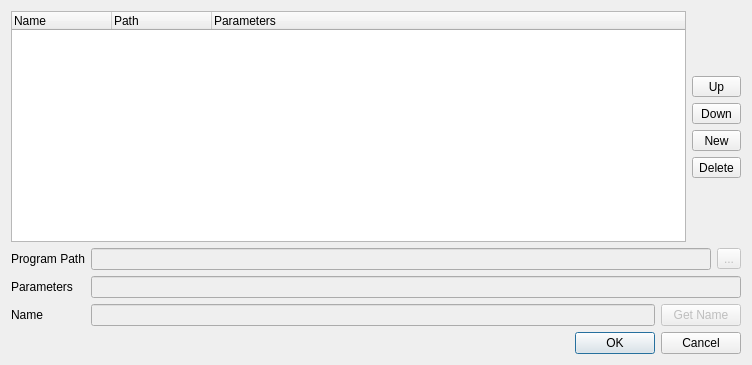
<?xml version="1.0" encoding="UTF-8"?>
<ui version="4.0">
 <class>EngineListDialog</class>
 <widget class="QDialog" name="EngineListDialog">
  <property name="geometry">
   <rect>
    <x>0</x>
    <y>0</y>
    <width>752</width>
    <height>365</height>
   </rect>
  </property>
  <property name="windowTitle">
   <string>Engine Settings</string>
  </property>
  <layout class="QVBoxLayout" name="verticalLayout_2">
   <item>
    <layout class="QHBoxLayout" name="horizontalLayout">
     <item>
      <widget class="QTreeWidget" name="engineList">
       <property name="rootIsDecorated">
        <bool>false</bool>
       </property>
       <property name="columnCount">
        <number>3</number>
       </property>
       <column>
        <property name="text">
         <string>Name</string>
        </property>
       </column>
       <column>
        <property name="text">
         <string>Path</string>
        </property>
       </column>
       <column>
        <property name="text">
         <string>Parameters</string>
        </property>
       </column>
      </widget>
     </item>
     <item>
      <layout class="QVBoxLayout" name="verticalLayout">
       <item>
        <spacer name="verticalSpacer_2">
         <property name="orientation">
          <enum>Qt::Vertical</enum>
         </property>
         <property name="sizeHint" stdset="0">
          <size>
           <width>20</width>
           <height>40</height>
          </size>
         </property>
        </spacer>
       </item>
       <item>
        <widget class="QToolButton" name="upButton">
         <property name="sizePolicy">
          <sizepolicy hsizetype="Preferred" vsizetype="Fixed">
           <horstretch>0</horstretch>
           <verstretch>0</verstretch>
          </sizepolicy>
         </property>
         <property name="text">
          <string>Up</string>
         </property>
         <property name="icon">
          <iconset>
           <normaloff>:/res/collectionup.png</normaloff>:/res/collectionup.png</iconset>
         </property>
         <property name="toolButtonStyle">
          <enum>Qt::ToolButtonTextBesideIcon</enum>
         </property>
        </widget>
       </item>
       <item>
        <widget class="QToolButton" name="downButton">
         <property name="sizePolicy">
          <sizepolicy hsizetype="Preferred" vsizetype="Fixed">
           <horstretch>0</horstretch>
           <verstretch>0</verstretch>
          </sizepolicy>
         </property>
         <property name="text">
          <string>Down</string>
         </property>
         <property name="icon">
          <iconset>
           <normaloff>:/res/collectiondown.png</normaloff>:/res/collectiondown.png</iconset>
         </property>
         <property name="toolButtonStyle">
          <enum>Qt::ToolButtonTextBesideIcon</enum>
         </property>
        </widget>
       </item>
       <item>
        <widget class="QToolButton" name="newButton">
         <property name="sizePolicy">
          <sizepolicy hsizetype="Preferred" vsizetype="Fixed">
           <horstretch>0</horstretch>
           <verstretch>0</verstretch>
          </sizepolicy>
         </property>
         <property name="text">
          <string>New</string>
         </property>
         <property name="icon">
          <iconset>
           <normaloff>:/res/filenew.png</normaloff>:/res/filenew.png</iconset>
         </property>
         <property name="toolButtonStyle">
          <enum>Qt::ToolButtonTextBesideIcon</enum>
         </property>
        </widget>
       </item>
       <item>
        <widget class="QToolButton" name="deleteButton">
         <property name="sizePolicy">
          <sizepolicy hsizetype="Preferred" vsizetype="Fixed">
           <horstretch>0</horstretch>
           <verstretch>0</verstretch>
          </sizepolicy>
         </property>
         <property name="text">
          <string>Delete</string>
         </property>
         <property name="icon">
          <iconset>
           <normaloff>:/res/removeself.png</normaloff>:/res/removeself.png</iconset>
         </property>
         <property name="toolButtonStyle">
          <enum>Qt::ToolButtonTextBesideIcon</enum>
         </property>
        </widget>
       </item>
       <item>
        <spacer name="verticalSpacer">
         <property name="orientation">
          <enum>Qt::Vertical</enum>
         </property>
         <property name="sizeHint" stdset="0">
          <size>
           <width>20</width>
           <height>40</height>
          </size>
         </property>
        </spacer>
       </item>
      </layout>
     </item>
    </layout>
   </item>
   <item>
    <layout class="QFormLayout" name="formLayout">
     <property name="fieldGrowthPolicy">
      <enum>QFormLayout::AllNonFixedFieldsGrow</enum>
     </property>
     <item row="0" column="0">
      <widget class="QLabel" name="pathLabel">
       <property name="text">
        <string>Program Path</string>
       </property>
      </widget>
     </item>
     <item row="0" column="1">
      <layout class="QHBoxLayout" name="pathHorizontalLayout">
       <item>
        <widget class="QLineEdit" name="pathEdit">
         <property name="enabled">
          <bool>false</bool>
         </property>
        </widget>
       </item>
       <item>
        <widget class="QToolButton" name="browseButton">
         <property name="enabled">
          <bool>false</bool>
         </property>
         <property name="text">
          <string>...</string>
         </property>
        </widget>
       </item>
      </layout>
     </item>
     <item row="1" column="0">
      <widget class="QLabel" name="ParametersLabel">
       <property name="text">
        <string>Parameters</string>
       </property>
      </widget>
     </item>
     <item row="1" column="1">
      <widget class="QLineEdit" name="parametersEdit">
       <property name="enabled">
        <bool>false</bool>
       </property>
      </widget>
     </item>
     <item row="2" column="0">
      <widget class="QLabel" name="nameLabel">
       <property name="text">
        <string>Name</string>
       </property>
      </widget>
     </item>
     <item row="2" column="1">
      <layout class="QHBoxLayout" name="nameHorizontalLayout">
       <item>
        <widget class="QLineEdit" name="nameEdit">
         <property name="enabled">
          <bool>false</bool>
         </property>
        </widget>
       </item>
       <item>
        <widget class="QPushButton" name="getNameButton">
         <property name="enabled">
          <bool>false</bool>
         </property>
         <property name="text">
          <string>Get Name</string>
         </property>
        </widget>
       </item>
      </layout>
     </item>
    </layout>
   </item>
   <item>
    <widget class="QDialogButtonBox" name="buttonBox">
     <property name="orientation">
      <enum>Qt::Horizontal</enum>
     </property>
     <property name="standardButtons">
      <set>QDialogButtonBox::Cancel|QDialogButtonBox::Ok</set>
     </property>
    </widget>
   </item>
  </layout>
 </widget>
 <resources/>
 <connections>
  <connection>
   <sender>buttonBox</sender>
   <signal>accepted()</signal>
   <receiver>EngineListDialog</receiver>
   <slot>accept()</slot>
   <hints>
    <hint type="sourcelabel">
     <x>248</x>
     <y>254</y>
    </hint>
    <hint type="destinationlabel">
     <x>157</x>
     <y>274</y>
    </hint>
   </hints>
  </connection>
  <connection>
   <sender>buttonBox</sender>
   <signal>rejected()</signal>
   <receiver>EngineListDialog</receiver>
   <slot>reject()</slot>
   <hints>
    <hint type="sourcelabel">
     <x>316</x>
     <y>260</y>
    </hint>
    <hint type="destinationlabel">
     <x>286</x>
     <y>274</y>
    </hint>
   </hints>
  </connection>
 </connections>
</ui>
